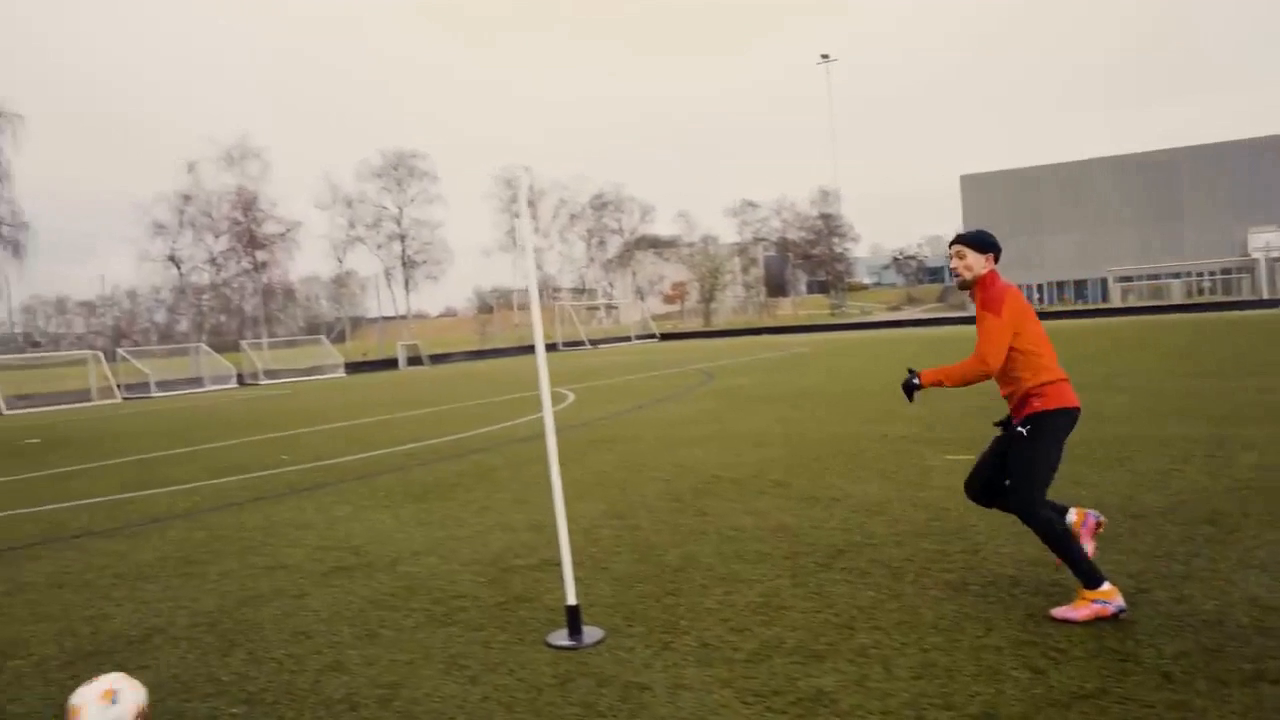
#> input picture frame 13 of Sample.mp4, 1280 x 720 px
$ python kalman.py
#> lines starting #> are read from the running program, lines starting #| are printed output that depends on the picture; after the words box and inside, x2 and y2 are one past the last pixel; in counts of white or black regions, pixels touching at a corner belong together
import cv2
import numpy as np

kalman = cv2.KalmanFilter(4, 2)

kalman.transitionMatrix = np.array([[1, 0, 1, 0],
                                    [0, 1, 0, 1],
                                    [0, 0, 1, 0],
                                    [0, 0, 0, 1]], np.float32)

kalman.measurementMatrix = np.eye(2, 4, dtype=np.float32)

kalman.processNoiseCov = np.eye(4, dtype=np.float32) * 0.03
kalman.measurementNoiseCov = np.eye(2, dtype=np.float32) * 0.5

lower_hsv = np.array([0, 0, 200])
upper_hsv = np.array([179, 60, 255])

cap = cv2.VideoCapture('Sample.mp4')
# Get frame width and height from the original video
frame_width = int(cap.get(cv2.CAP_PROP_FRAME_WIDTH))
frame_height = int(cap.get(cv2.CAP_PROP_FRAME_HEIGHT))
fps = cap.get(cv2.CAP_PROP_FPS)

# Define codec and create VideoWriter object
out = cv2.VideoWriter('tracked_output.mp4',
                      cv2.VideoWriter_fourcc(*'mp4v'),  # Codec
                      fps,
                      (frame_width, frame_height))      # Frame size

while cap.isOpened():
    ret, frame = cap.read()
#> frame is the input picture: shape (720, 1280, 3); mean B, G, R 107.4, 136.1, 147.1
    if not ret:
        break

    hsv = cv2.cvtColor(frame, cv2.COLOR_BGR2HSV)
#> hsv: shape (720, 1280, 3); mean H, S, V 22.5, 89.6, 147.2
    mask = cv2.inRange(hsv, lower_hsv, upper_hsv)
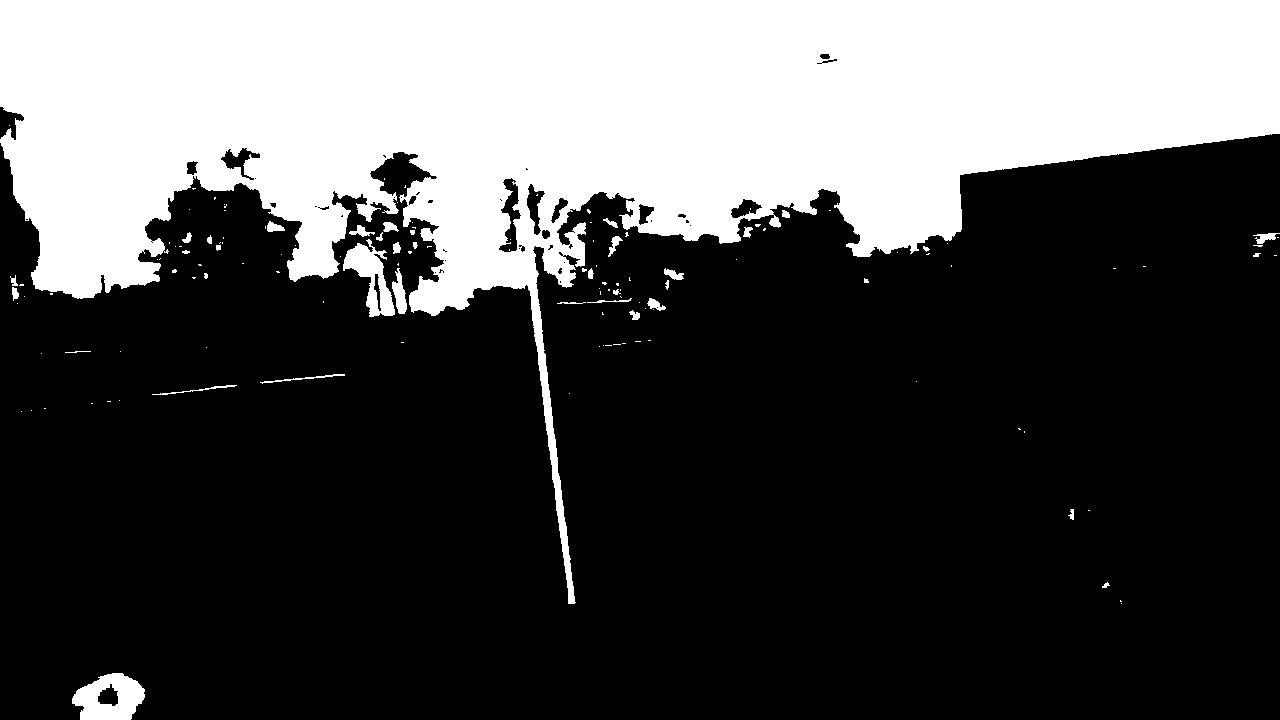
#> mask: shape (720, 1280); 30.8% white; 135 white regions (97 under 20 px)
    contours, _ = cv2.findContours(mask, cv2.RETR_EXTERNAL, cv2.CHAIN_APPROX_SIMPLE)
#> contours = 131 contours, 106 with area under 20; largest, box (x1, y1, x2, y2) and area: (0, 0, 1280, 604) 277266, (72, 673, 145, 720) 2451, (343, 239, 395, 317) 1736, (392, 268, 407, 314) 328, (1253, 233, 1280, 244) 111

    measurement = None

    for cnt in contours:
        area = cv2.contourArea(cnt)
        if 200 < area < 2000:
            (x, y), radius = cv2.minEnclosingCircle(cnt)
            circle_area = np.pi * radius * radius
            circularity = area / circle_area if circle_area > 0 else 0

            if circularity > 0.7:
                measurement = np.array([[np.float32(x)], [np.float32(y)]])
                cv2.circle(frame, (int(x), int(y)), int(radius), (0, 255, 0), 2)
                cv2.putText(frame, "Detected", (int(x)-10, int(y)-10), cv2.FONT_HERSHEY_SIMPLEX, 0.5, (0,255,0), 2)
                break
#> this loop made 131 passes
#> (area, x, y, radius, circle_area, circularity) on passes 65, 97: (327.5, 400.5, 290.5, 22.77, 1628.9, 0.201), (1735.5, 376, 278.2, 40.07, 5042.9, 0.344)
#> area on passes 1, 6, 16, 18, 32, 39: 2451, 25, 51, 69.5, 49, 101.5

    predicted = kalman.predict()
    pred_x, pred_y = int(predicted[0]), int(predicted[1])

    if measurement is not None:
        kalman.correct(measurement)
        track_color = (0, 255, 255)  # Yellow if corrected
    else:
        track_color = (255, 0, 0)    # Blue if just predicted (no detection)

    # Draw prediction
    cv2.circle(frame, (pred_x, pred_y), 8, track_color, 2)
#> frame: shape (720, 1280, 3); under 0.01% of pixels changed, all inside (x1, y1, x2, y2) = (0, 0, 10, 10)
    cv2.putText(frame, "Kalman", (pred_x + 10, pred_y), cv2.FONT_HERSHEY_SIMPLEX, 0.5, track_color, 2)
#> frame: shape (720, 1280, 3); mean B, G, R 107.4, 136.1, 147.1

    cv2.imshow("Kalman Ball Tracker", frame)
    out.write(frame)

    if cv2.waitKey(30) & 0xFF == 27:
#> (key Esc is pressed here)
        break

cap.release()
out.release()
cv2.destroyAllWindows()

$ run again, starting later in the video
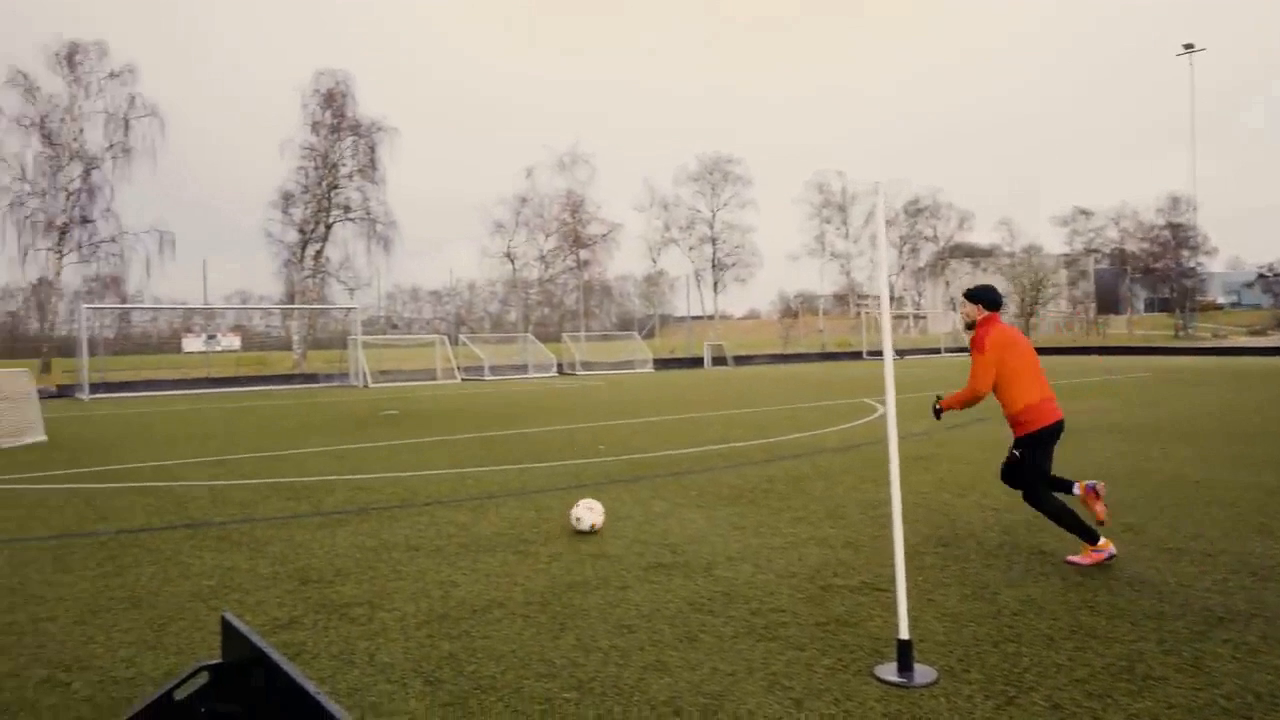
#> input picture frame 58 of Sample.mp4, 1280 x 720 px
#> frame is the input picture: shape (720, 1280, 3); mean B, G, R 111.3, 139.1, 149.7
#> hsv: shape (720, 1280, 3); mean H, S, V 22.6, 85.3, 149.8
#> `mask = cv2.inRange(hsv, lower_hsv, upper_hsv)`:
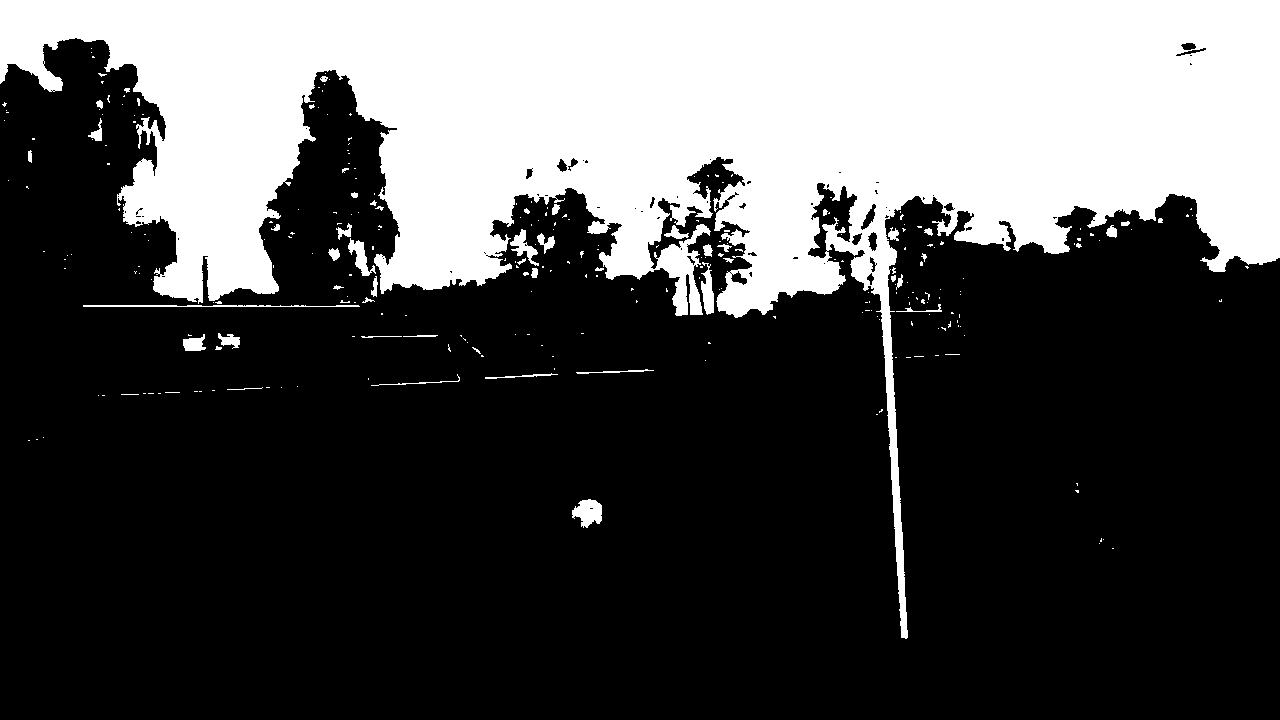
#> mask: shape (720, 1280); 30.9% white; 282 white regions (230 under 20 px)
#> contours = 277 contours, 246 with area under 20; largest, box (x1, y1, x2, y2) and area: (0, 0, 1280, 639) 278101, (572, 499, 602, 528) 534, (701, 262, 714, 315) 354, (348, 238, 376, 276) 352, (510, 229, 539, 266) 319
#> the loop `for cnt in contours:` made 277 passes
#> (area, x, y, radius, circle_area, circularity) on passes 5, 54, 132, 172, 182: (534.5, 587.2, 512.6, 15.78, 782.7, 0.683), (224.5, 194.5, 342, 12.42, 484.6, 0.463), (354, 704.5, 288, 26.12, 2143.4, 0.165), (351.5, 362.5, 255.5, 21.51, 1453, 0.242), (319, 529.2, 247.1, 19.91, 1245.1, 0.256)

$ run again, starting later in the video
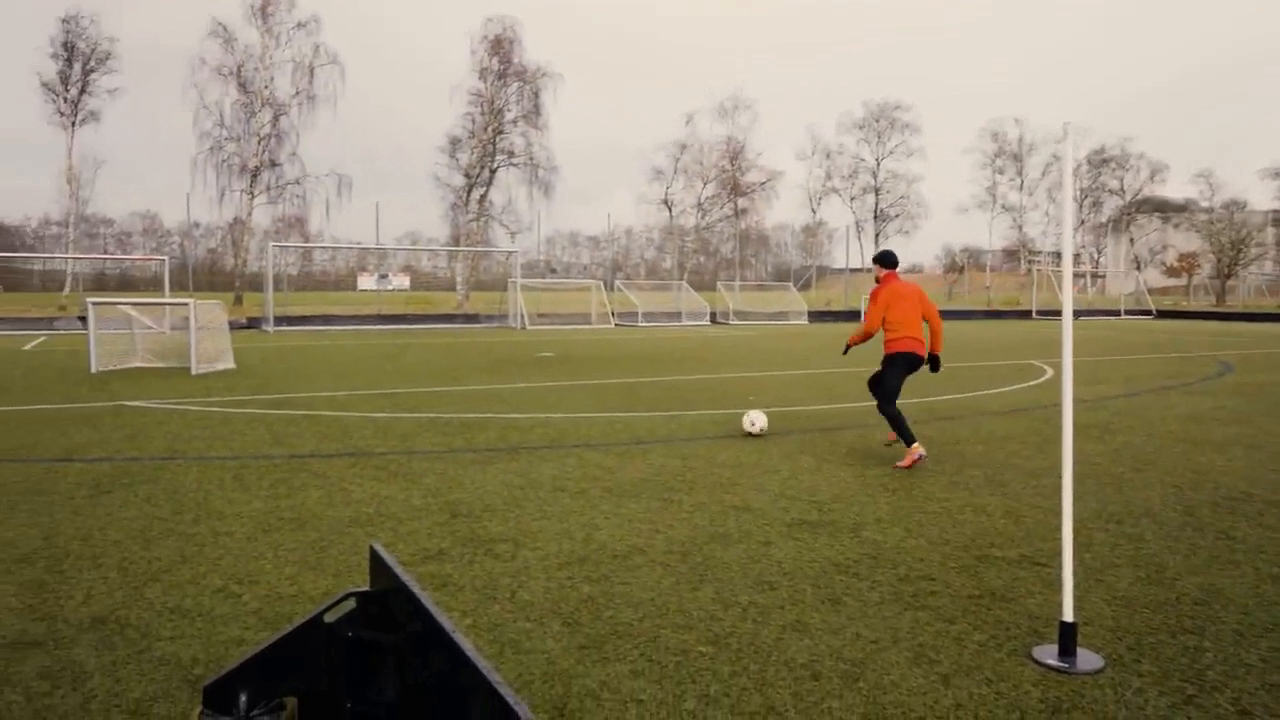
#> input picture frame 104 of Sample.mp4, 1280 x 720 px
#> frame is the input picture: shape (720, 1280, 3); mean B, G, R 99.9, 129.3, 139.2
#> hsv: shape (720, 1280, 3); mean H, S, V 23.1, 92.3, 139.3
#> `mask = cv2.inRange(hsv, lower_hsv, upper_hsv)`:
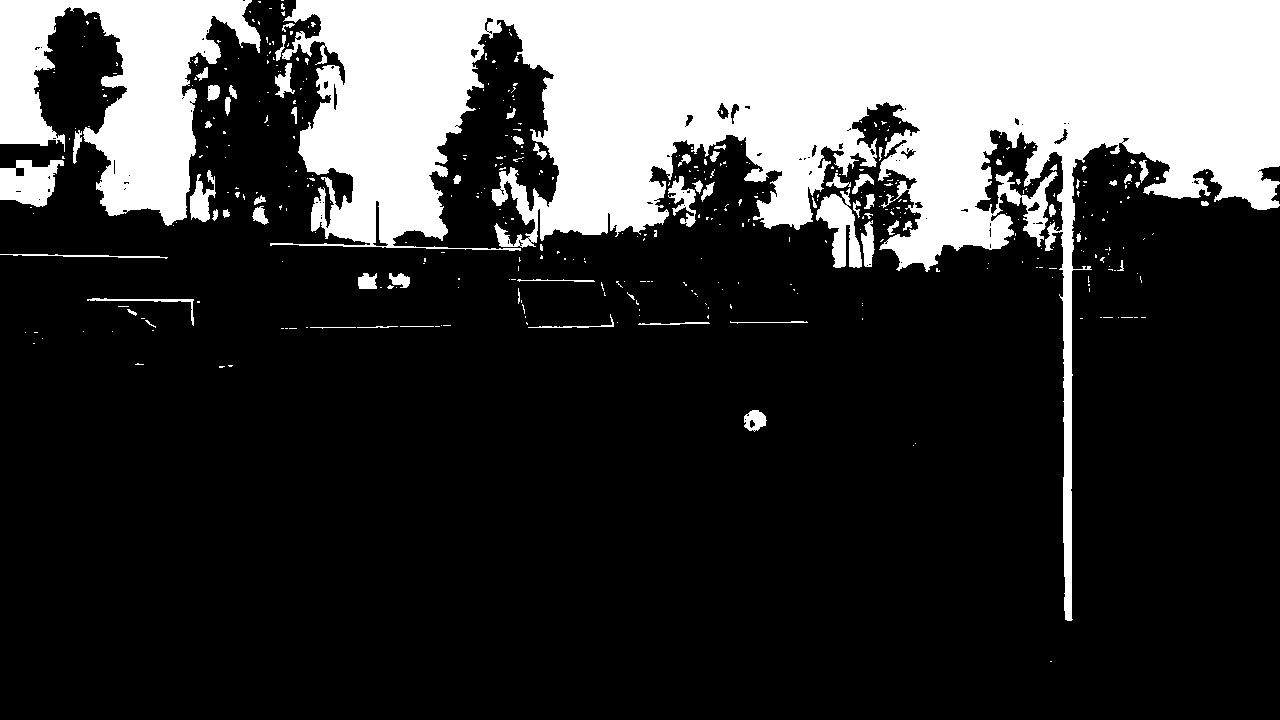
#> mask: shape (720, 1280); 24.2% white; 436 white regions (370 under 20 px)
#> contours = 434 contours, 384 with area under 20; largest, box (x1, y1, x2, y2) and area: (270, 0, 1280, 621) 179082, (0, 0, 261, 226) 27309, (0, 160, 64, 207) 1997, (816, 188, 862, 268) 1676, (190, 170, 216, 222) 608
#> the loop `for cnt in contours:` made 4 passes
#> (area, x, y, radius, circle_area, circularity) on pass 4: (331.5, 754.5, 421, 11.63, 424.9, 0.78)
#> after the loop `for cnt in contours:`:
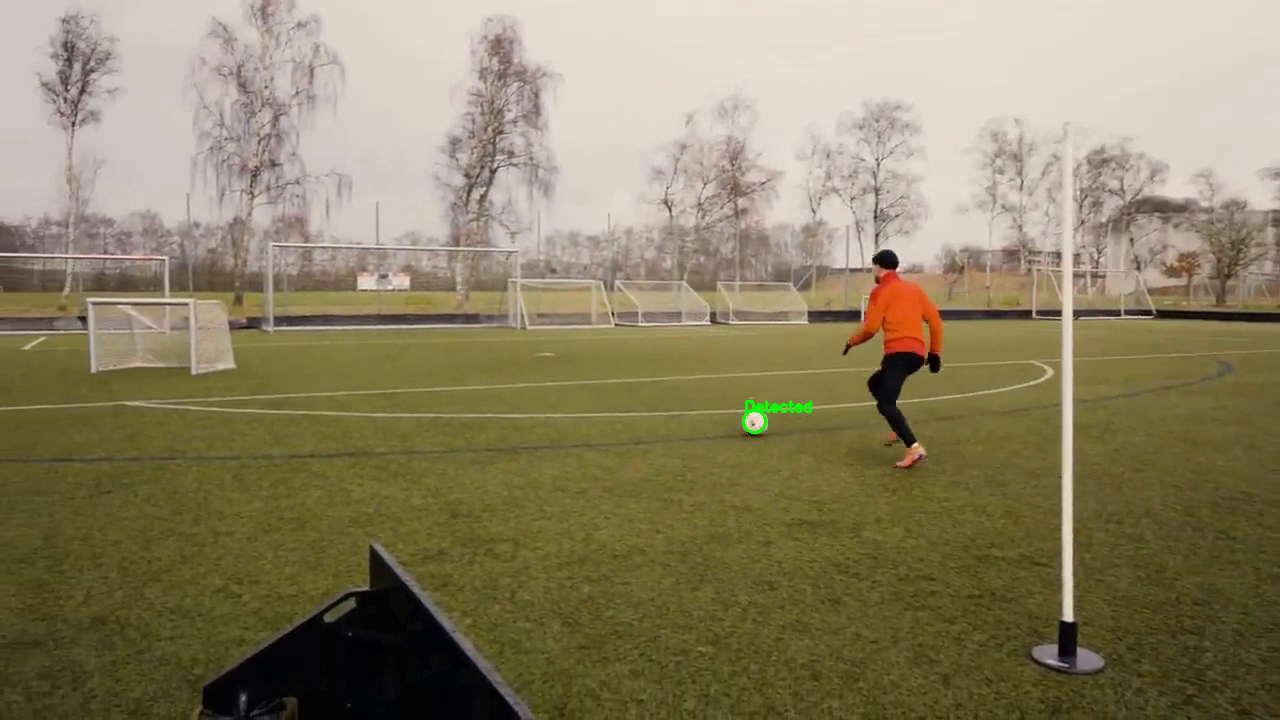
#> frame: shape (720, 1280, 3); 0.07% of pixels changed, all inside (x1, y1, x2, y2) = (742, 400, 812, 434)
